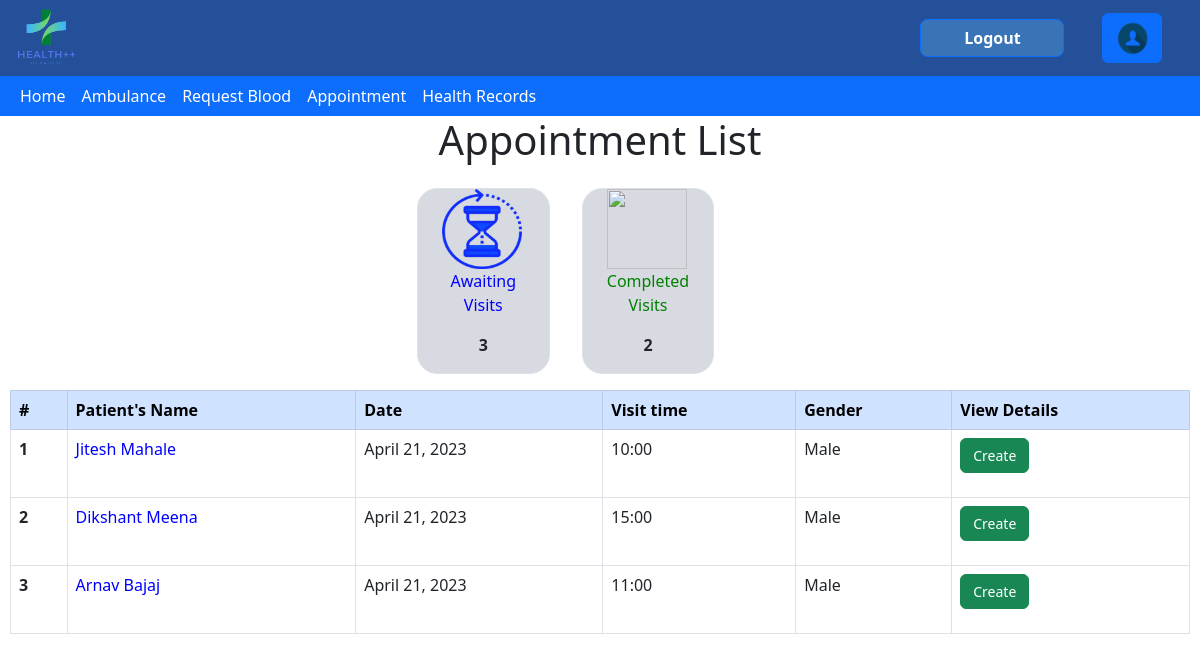
The page /book_appointment/ (signed in) on the database its author committed.
### health/models.py (models this page shows, shortened)
class Appointment(models.Model):
    doctor = models.ForeignKey(Doctor,blank = True, null = True , on_delete=models.CASCADE)
    patient = models.ForeignKey(Patient,blank = True, null = True , on_delete=models.CASCADE)
    timeSlot = models.ForeignKey(Time_Slot,blank = True, null = True , on_delete=models.CASCADE)
    status = models.BooleanField(default=True)

class Patient(models.Model):
    user = models.ForeignKey(Account,null=True,on_delete=models.CASCADE)
    Patient_Name=models.CharField(max_length=600,null=True)

class Time_Slot(models.Model):
    starttime = models.IntegerField(null=True)
    total_patient=models.IntegerField(default=0)
    date = models.DateField(null=True)
    doctors=models.ManyToManyField(Doctor)

### members/models.py (models this page shows, shortened)
class Account(models.Model):
    user=models.OneToOneField(User,on_delete=models.CASCADE)
    Role=models.CharField(max_length=100,choices=roles,default="Student",blank=True)
    DOB=models.DateField(blank=True,null=True)
    BloodG=models.CharField(choices=BloodG,null=True,max_length=20)
    CCID=models.CharField(null=True,max_length=20)
    Gender=models.CharField(null=True,default='Male',max_length=10)
    ContactNo=models.CharField(null=True,blank=True,max_length=13)

### health/views.py (the view)
# urls.py: path('book_appointment/',views.book_appointment,name='book_appointment'),
@login_required
def book_appointment(request):
    assign_roles()
    appointments,count_completed = getappointments(request)
    return render(request,'health/appointment_form.html',{'submit':0,"appointments":appointments,"count":appointments.count(),"completed":count_completed})

### health/views.py (called while the page is built)
@login_required
def getappointments(request):
    user=Account.objects.get(user=request.user)
    if(user.Role=="Doctor"):
        doctor = Doctor.objects.get(user = user)
        appointments = Appointment.objects.filter(doctor = doctor,status = True)
        completed_appointments = Appointment.objects.filter(doctor = doctor,status = False).count()
    elif(user.Role=="Student"):
        patient = Patient.objects.get(user = user)
        appointments = Appointment.objects.filter(patient = patient,status = True)
        completed_appointments = Appointment.objects.filter(patient = patient,status = False).count()
    else:
        appointments=Appointment.objects.filter(status=True)
        completed_appointments = Appointment.objects.filter(status = False).count()
    return appointments , completed_appointments

### health/templates/health/appointment_form.html (shortened to what this page needs)
{% extends 'health/base.html' %}
{%load static%}
{%block content%}
<html>
    <head>
        <link href="https://cdn.jsdelivr.net/npm/bootstrap@5.3.0-alpha1/dist/css/bootstrap.min.css" rel="stylesheet">
    </head>
    {%if user.account.Role == 'Student' or user.account.Role == 'Doctor' or user.account.Role == 'Receptionist'%}
    <body>
        <div class="appointmentList">
            <h1 style='text-align: center;'>Appointment List</h1>
            <div class="row gx-5" style="margin: auto; width: max-content;" >
                <div class="c col-4 border m-3 gx-5">
                    <img src="{%static 'health/images/appointment/waiting.png'%}" alt="" style='margin: auto;width: 80px; height: 80px;'></img>
                    <div class="gx-5">
                        <p style='text-align: center;color: blue;'>Awaiting Visits</p>
                        <p style="text-align: center;font-weight: bold;">{{count}}</p>
                    </div>
                </div>
                <div class="c col-4 border m-3 gx-5">
                    <img src="{%static 'health/images/appointment/done.png'%}" alt="" style='margin: auto;width: 80px; height: 80px;'></img>
                    <div class="gx-5">
                        <p style='text-align: center;color: green'>Completed Visits</p>
                        <p style="text-align: center;font-weight: bold;">{{completed}}</p>
                    </div>
                </div>
            </div>
            <div class="table-responsive">
                <table class="table table-bordered table-hover">
                    <thead class="table-primary">
                        <tr>
                            <th scope="col">#</th>
                            {%if user.account.Role == 'Doctor' or user.account.Role == 'Receptionist'%}
                            <th scope="col">Patient's Name</th>
                            {%endif%}
                            <th scope="col">Date</th>
                            <th scope="col">Visit time</th>
                            {% if user.account.Role == 'Doctor'%}
                            <th scope="col">Gender</th>
                            {% endif%}
                            {% if user.account.Role == 'Doctor'%}
                            <th scope="col">View Details</th>
                            {% endif%}
                        </tr>
                    </thead>
                    <tbody>
                        {%if user.account.Role == 'Doctor'%}
                        {% for appointment in appointments %}
                        <tr>
                            <th scope="row">{{forloop.counter}}</th>
                            <td style='color: blue;'>{{appointment.patient.Patient_Name}}</td>
                            <td>{{appointment.timeSlot.date}}</td>
                            <td>{{appointment.timeSlot.starttime}}:00</td>
                            <td>{{appointment.patient.user.Gender}}</td>
                            <td>
                                <form method="post" action="{% url 'home_health_record' %}">
                                    <button type="submit" class="btn btn-success" style="font-size: 14;" name="AppID" value="{{appointment.id}}">Create</button>
                                </form>
                            </td>
                        </tr>
                        {%endfor%}
                        {%endif%}
                    </tbody>
                </table>
            </div>
        </div>
        {%else%}
        <h1>You are not authorized to access this page</h1>
        {%endif%}
    </body>
    <html>
{%endblock%}

### health/templates/health/appointment_form.html (style rules this page uses)
.appointmentList { margin-left: 10px; margin-right: 10px; }
.c { background-color: #d7dae0; border-radius: 20px; }
td ,th { white-space : nowrap; overflow: hidden; }

### rows shown on the page
Appointment: patient.Patient_Name "Jitesh Mahale", timeSlot "April 21, 2023", timeSlot.starttime "10", patient.user.Gender "Male", {{ appointment.id }} 26 (drawn)
Appointment: patient.Patient_Name "Dikshant Meena", timeSlot "April 21, 2023", timeSlot.starttime "15", patient.user.Gender "Male", {{ appointment.id }} 27 (drawn)
Appointment: patient.Patient_Name "Arnav Bajaj", timeSlot "April 21, 2023", timeSlot.starttime "11", patient.user.Gender "Male", {{ appointment.id }} 28 (drawn)

### other values the page prints
{{ count }} "3"
{{ completed }} "2"
